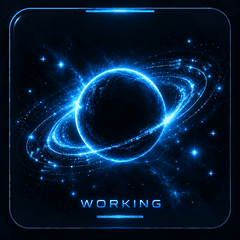
#> input picture firmware/data/working.gif, 240 x 240 px
$ python build_assets.py
#> lines starting #> are read from the running program, lines starting #| are printed output that depends on the picture
"""Build a portable openly licensed font; retain the approved GIF and M resources."""
import argparse
import hashlib
import json
import math
from pathlib import Path
import struct

from PIL import Image, ImageDraw, ImageFont

NAMES = ('working.gif', 'warning.gif', 'done.gif', 'm.rle', 'font.bin')
EXPECTED = {
    'working.gif': '34dd49fb2891a7f979d9f892a80deae7ebb9877cf0c751adfda0281a9a4e0fd3',
    'warning.gif': 'de9324f72fa4cd2155521bf55c2e1917830c56a79cd49808b27729cb86244738',
    'done.gif': 'fc6eb7d37279896162f955131a7c50532aa9f3e34d08c4df8b0a467714627fd0',
    'm.rle': '94f70d00c530ab933c3575b7b1a50d51d1d9857675fd10ca26b64404928b9b41',
}


def verify_design(root):
    for name, expected in EXPECTED.items():
        path = root/'data'/name
        if hashlib.sha256(path.read_bytes()).hexdigest() != expected:
            raise ValueError('Design resource hash mismatch: '+name)
        if name.endswith('.gif'):
            with Image.open(path) as image:
#> image is the input picture: PIL image 240x240 P; mean R, G, B 5, 28.3, 51.8
                if image.size != (240, 240) or image.n_frames != 48:
                    raise ValueError('Invalid GIF size/frame count: '+name)
                for index in range(image.n_frames):
                    image.seek(index)
                    if image.info.get('duration') != 160 or image.disposal_method not in (0, 1, 2):
                        raise ValueError('Unsupported GIF timing/disposal: '+name)
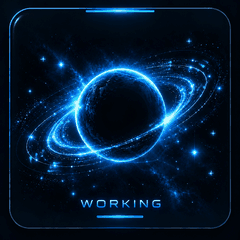
#> image: PIL image 240x240 RGB; mean R, G, B 4.9, 27.8, 51.3


def generate_manifest(root):
    manifest = {}
    for name in NAMES:
        data = (root/'data'/name).read_bytes()
        manifest[name] = {'bytes': len(data), 'sha256': hashlib.sha256(data).hexdigest()}
    total = sum(entry['bytes'] for entry in manifest.values())
    if total >= 0x1FA000:
        raise ValueError('Resources exceed filesystem capacity before filesystem overhead')
    entries = [' {"/'+name+'",'+str(manifest[name]['bytes'])+',"'+manifest[name]['sha256']+'"}' for name in NAMES]
    font = manifest['font.bin']
    header = ('#pragma once\nstruct Resource {const char* path;unsigned bytes;const char* sha;};\n'
              'static const Resource resources[]={\n'+',\n'.join(entries)+'\n};\n'
              'static constexpr unsigned FONT_BYTES='+str(font['bytes'])+';\n'
              'static const char FONT_SHA256[]="'+font['sha256']+'";\n')
    (root/'include').mkdir(parents=True, exist_ok=True)
    (root/'include/resource_manifest.h').write_text(header, encoding='ascii')
    manifest['total_bytes'] = total
    (root/'ASSET_MANIFEST.json').write_text(json.dumps(manifest, indent=2)+'\n', encoding='utf-8')


def build_font(root, path):
    font = ImageFont.truetype(str(path), 14)
    chars = sorted(set(chr(x) for x in range(32, 127)) | set(chr(x) for x in range(0x410, 0x450)) | set('Ёё—°·…'))
    glyphs = []
    for char in chars:
        glyph = Image.new('1', (16, 17))
        ImageDraw.Draw(glyph).text((0, 13), char, font=font, fill=1, anchor='ls')
        bits = bytes(sum(int(glyph.getpixel((x, y))) << (7-x % 8) for x in range(group, group+8))
                     for y in range(17) for group in (0, 8))
        advance = min(16, max(3, math.ceil(font.getlength(char))))
        glyphs.append(struct.pack('<HB', ord(char), advance)+bits)
    (root/'data/font.bin').write_bytes(struct.pack('<4sHH', b'MMF1', len(chars), 17)+b''.join(glyphs))


def main():
    root = Path(__file__).resolve().parents[1]
    parser = argparse.ArgumentParser(description=__doc__)
    parser.add_argument('--font', type=Path, default=root.parent/'assets/fonts/NotoSans-Bold.ttf')
    args = parser.parse_args()
    verify_design(root)
    build_font(root, args.font)
    generate_manifest(root)
    print('Open font and five-file resource manifest generated; design GIF/M bytes preserved.')


if __name__ == '__main__':
#> (the run stopped early here; a loop or call above may not have finished)
